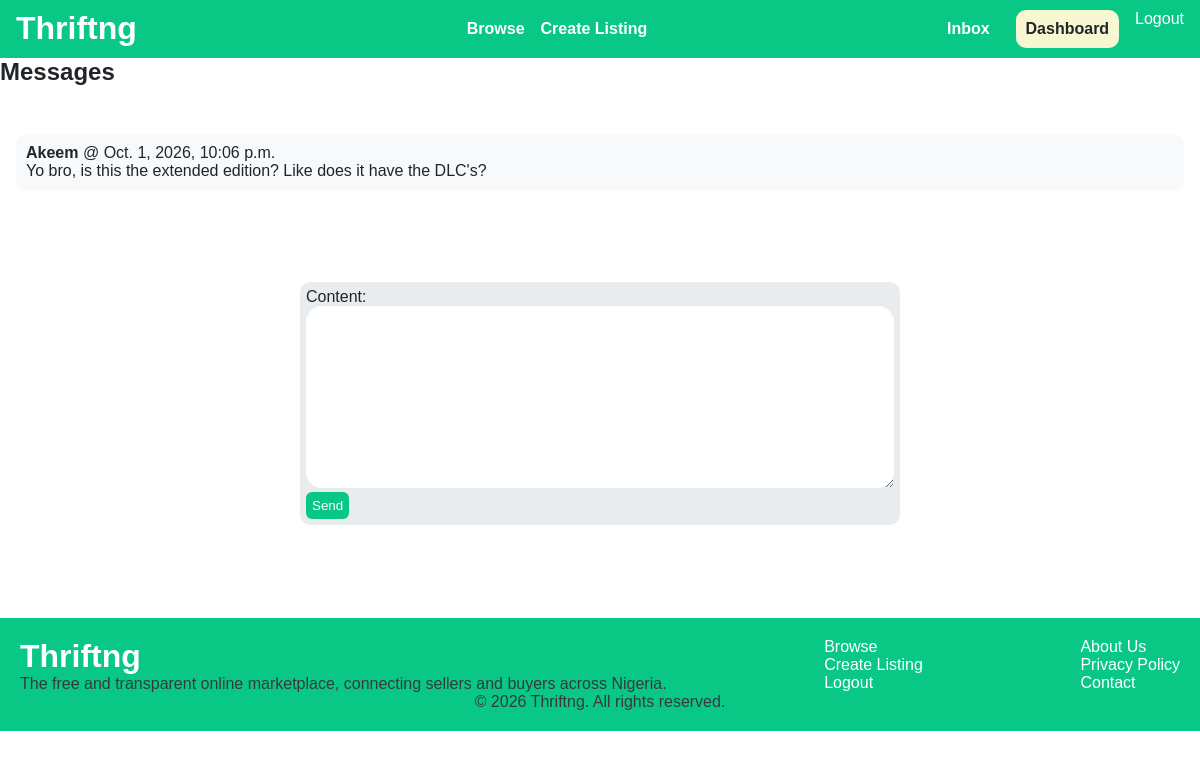
Page /inbox/6/ (signed in) on the earlier database version.
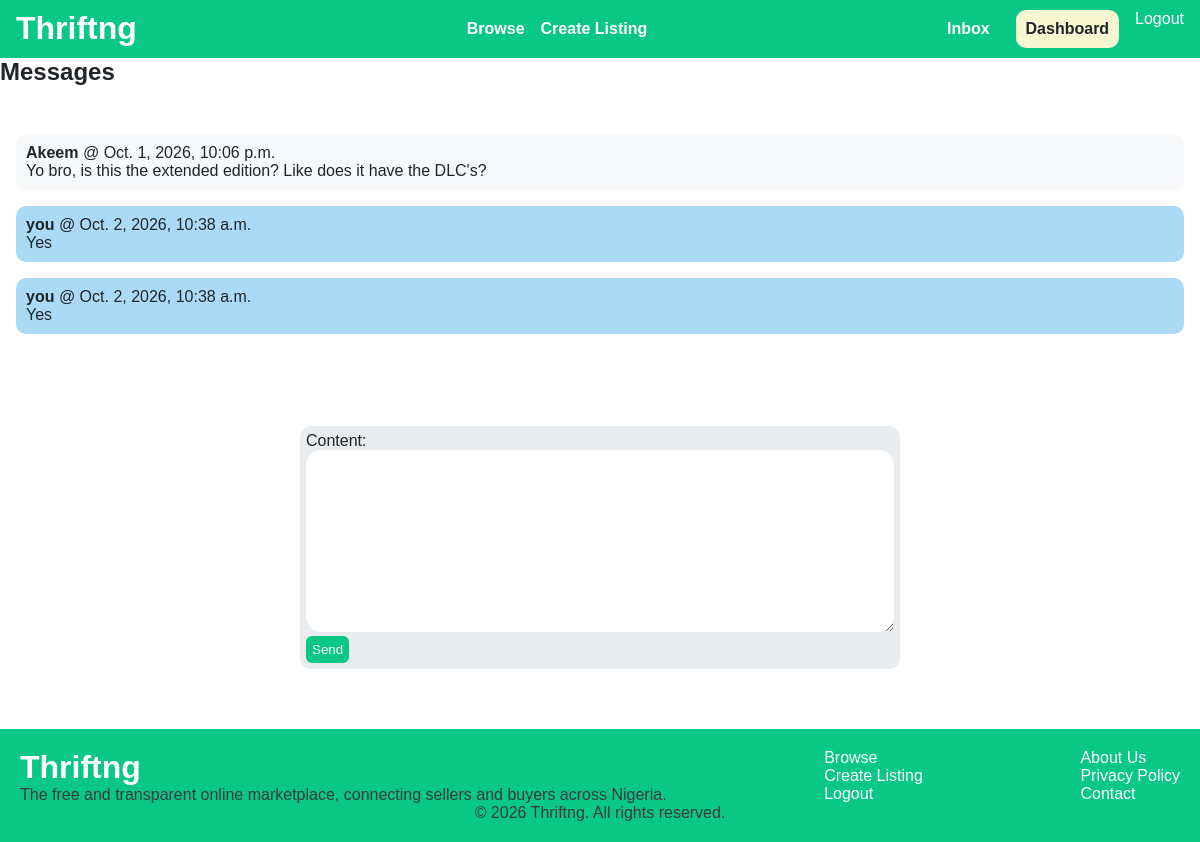
Same page on the later database version.
### conversation/models.py (models this page shows)
class ConversationMessage(models.Model):
    conversation = models.ForeignKey(Conversation, related_name='messages', on_delete=models.CASCADE)
    content = models.TextField()
    created_at = models.DateTimeField(auto_now_add=True)
    created_by = models.ForeignKey(User, related_name='created_messages', on_delete=models.CASCADE)

### conversation/views.py (the view)
# urls.py: path('<int:pk>/', views.chat, name='chat'),
@login_required
def chat(request, pk):
    conversation = Conversation.objects.filter(members__in=[request.user.id]).get(pk=pk)
    if request.method == 'POST':
        form = ConversationMessageForm(request.POST)
        if form.is_valid():
            conversation_message = form.save(commit=False)
            conversation_message.conversation = conversation
            conversation_message.created_by = request.user
            conversation_message.save()
            conversation.save()
            return redirect('conversation:chat', pk=pk)
    else:
        form = ConversationMessageForm()
    return render(request, 'conversation/detail.html', {
        'chat': conversation,
        'form': form,
    })

### conversation/forms.py
class ConversationMessageForm(forms.ModelForm):
    class Meta:
        model = ConversationMessage
        fields = ('content',)
        widgets = {
            'content': forms.Textarea(attrs={
                'class': 'input-area',
                'label': ''
            })
        }

### conversation/templates/conversation/detail.html (shortened to what this page needs)
{% extends 'base.html' %}
{% block content %}
    <h1>Messages</h1>
    <div class="message-space">
        {% for message in chat.messages.all %}
            <div class="message-card {% if message.created_by == request.user %}blue{% endif %}">
                    <div class="card-text">
                        <p><strong>{% if message.created_by == request.user %}you{% else %}{{ message.created_by.username }}{% endif %}</strong> @ {{ message.created_at }}</p>
                        <p>{{ message.content }}</p>
                    </div>
            </div>
        {% endfor %}
    </div>
    <div class="auth-form">
        <form method="post" action=".">
            {{ form.as_p }}
            <button type="submit" class="submit-btn">Send</button>
        </form>
    </div>
{% endblock %}

Differences in the rows shown:
added ConversationMessage: shows "you", created_at "Oct. 2, 2026, 10:38 a.m.", content "Yes"
added ConversationMessage: shows "you", created_at "Oct. 2, 2026, 10:38 a.m.", content "Yes"
